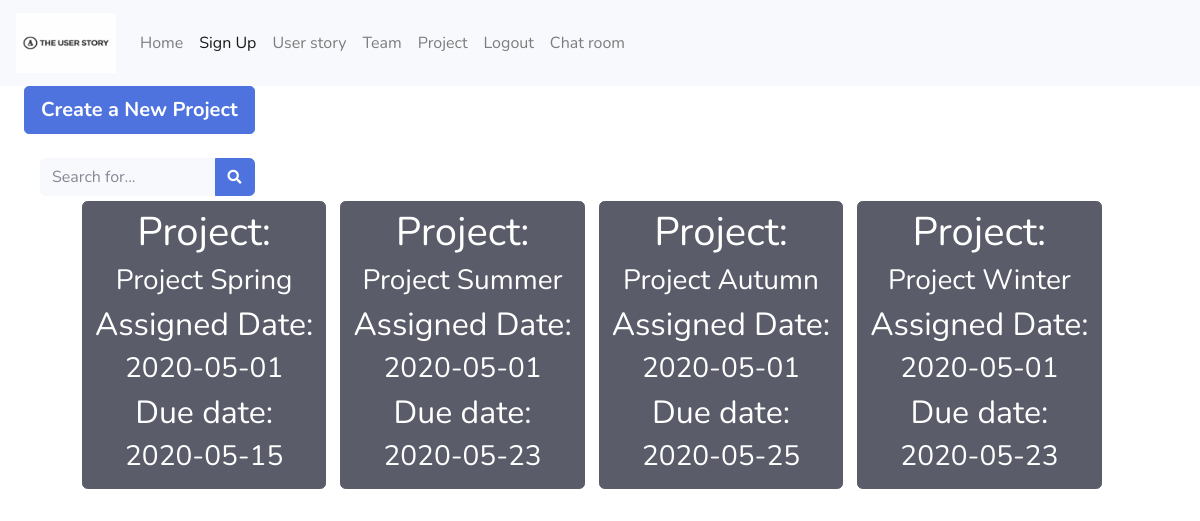
Page /Backlog (signed in) on the committed database.
### app/models.py (models this page shows)
class Project(db.Model):
    _table_ = db.Model.metadata.tables['project']
    __table_args__ = {'extend_existing': True}
    project_id = db.Column(db.Integer, primary_key=True)

### app/project/routes.py (the view)
@bp_project.route('/Backlog', methods=['GET', 'POST'])
def backlog():
    if current_user.is_authenticated:
        backlogs = Project.query.all()
        backlog_link = Project.query.join(Userstory).with_entities(Project.name.label('project_name'),
                                                                   Project.project_id,
                                                                   Userstory.userstory_id,
                                                                   Userstory.content).order_by(
            Userstory.userstory_id).all()
        return render_template('backlog.html', projects=backlogs, links=backlog_link)
    else:
        response = make_response(redirect(url_for('auth.login')))
        flash('Please Login First To Use The Project Function')
        return response

### app/auth/routes.py (called while the page is built)
@login_manager.user_loader
def load_user(user_id):
    if user_id is not None:
        return User.query.get(user_id)
    return None

### app/templates/backlog.html (shortened to what this page needs)
{% extends "base.html" %}
{% block content%}
    <div class="container-fluid">
        <div class="row">
            <div class="col-2">
                <ul class="nav flex-column">
                    <li class="nav-item">
                        <a href="{{ url_for('project.create_project') }}" type="button"
                           class="btn btn-primary btn-lg btn-block"><strong>Create a New Project</strong>
                        </a><br>
                    </li>
                    <li>
                        <form class="d-none d-sm-inline-block form-inline mr-auto ml-md-3 my-2 my-md-0 mw-100"
                              method="post" action ="{{ url_for('project.project_search') }}">
                            <div class="input-group">
                                <input type="text" class="form-control bg-light border-0 small"
                                       placeholder="Search for..." aria-label="Search" aria-describedby="basic-addon2"
                                       name="search_term">
                                <div class="input-group-append">
                                    <button class="btn btn-primary" type="submit">
                                    <i class="fas fa-search fa-sm"></i>
                                    </button>
                                </div>
                            </div>
                        </form>
                    </li>
                </ul>
            </div>
            <div scope="col-8" style="position:relative; display:inline-block; margin-left: 65px; color: #212529;
            background-color: #ffffff;">
                {% for project in projects %}
                    <a href="{{ url_for('project.project', term=project.project_id) }}" type="button" style="margin:5px"
                           class="btn btn-dark">
                        <h1>Project: </h1>
                        <h3>{{ project.name }}</h3>
                        <h2>Assigned Date: </h2>
                        <h3>{{ project.assigned_date }}</h3>
                        <h2>Due date: </h2>
                        <h3>{{ project.due_date }}</h3>
                    </a>
                {% endfor %}
            </div>
        </div>
    </div>
{% endblock %}

### rows in the picture
Project: name "Project Spring", assigned_date "2020-05-01", due_date "2020-05-15"
Project: name "Project Summer", assigned_date "2020-05-01", due_date "2020-05-23"
Project: name "Project Autumn", assigned_date "2020-05-01", due_date "2020-05-25"
Project: name "Project Winter", assigned_date "2020-05-01", due_date "2020-05-23"
